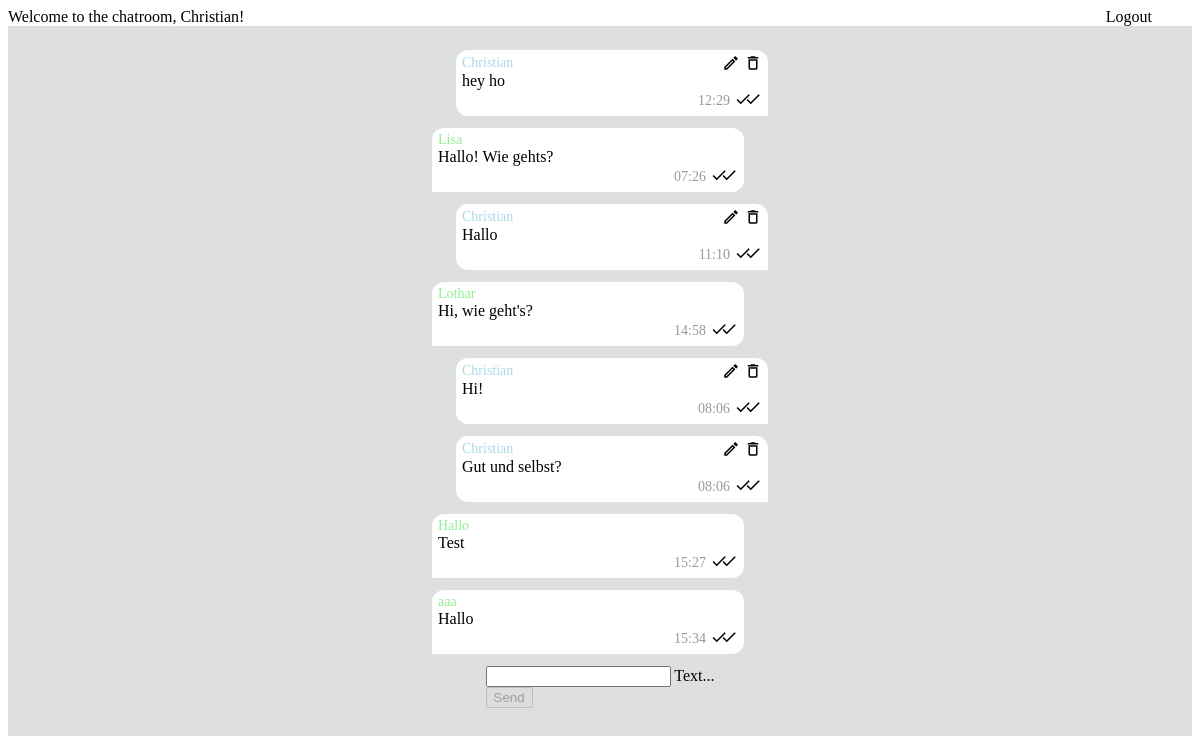
Page /chat/ (signed in) on the committed database.
### chat/models.py (models this page shows)
class Message(models.Model):
    text = models.CharField(max_length=500)
    created_at = models.DateTimeField(default=datetime.now)
    chat = models.ForeignKey(Chat, on_delete=models.CASCADE, related_name='chat_message_set', default=None, blank=True, null=True)
    author = models.ForeignKey(settings.AUTH_USER_MODEL, on_delete=models.CASCADE, related_name='author_message_set')
    receiver = models.ForeignKey(settings.AUTH_USER_MODEL, on_delete=models.CASCADE, related_name='receiver_message_set')

### chat/views.py (the view, shortened to what this page needs)
# urls.py: path('', views.index, name='index'),
@login_required(login_url='/login/')
def index(request):
    chatMessages = Message.objects.filter(chat__id=1)
    return render(request, 'chat/index.html', {'messages': chatMessages})

### chat/templates/chat/index.html (shortened to what this page needs)
{% extends "base.html" %}
{% block content %}
    {% load django_material_icons %}
    {% if request.user.is_authenticated %}
        <div id="messageContainer" class="message-container">
            {% for message in messages %}
                <div class="bubble {% if message.author == request.user %}msg-right{% else %}msg-left{% endif %}"
                     id="bubble-{{ message.id }}">
                    <div class="msg-header">
                        <span class="{% if message.author == request.user %}msg-author{% else %}msg-receiver{% endif %}">{{ message.author.first_name }}</span>
                        {% if message.author == request.user %}
                            <div class="msg-edit">
                                <p class="material-icons-outlined msg-icon"
                                   onclick="editMessage({{ message.id }})">edit</p>
                                <p class="material-icons-outlined msg-icon"
                                   onclick="deleteMessage({{ message.id }})">delete</p>
                            </div>
                        {% endif %}
                    </div>
                    <span class="msg-msg" id="message-{{ message.id }}">{{ message.text }}</span>
                    <div class="msg-bottom">
                        <span class="color-gray msg-time">{{ message.created_at|date:'H:i' }}</span>
                        <div class="msg-bottom-check">
                            <p class="material-icons-outlined msg-icon">check</p>
                            <p class="material-icons-outlined msg-icon">check</p>
                        </div>
                    </div>
                </div>
            {% endfor %}
        </div>
        <form onsubmit="sendMessage(); return false;"
              method="post"
              id="messageInput">
            <div class="mdl-textfield mdl-js-textfield mdl-textfield--floating-label">
                <input class="mdl-textfield__input"
                       type="text"
                       id="messageField"
                       name="textmessage" />
                <label class="mdl-textfield__label" for="messageField">Text...</label>
            </div>
            <button class="mdl-button mdl-js-button mdl-button--raised mdl-js-ripple-effect mdl-button--accent"
                    id="postMessageBtn"
                    disabled>Send</button>
        </form>
    {% endif %}
{% endblock content %}

### templates/base.html (shortened to what this page needs)
<!DOCTYPE html>
<html lang="en">
    <head>
        <link rel="stylesheet"
              href="https://code.getmdl.io/1.3.0/material.indigo-blue.min.css" />
        {% load static %}
        <link rel="stylesheet" href={% static 'css/style.css' %}>
        {% load django_material_icons %}
    </head>
    <body>
        <div class="mdl-layout mdl-js-layout mdl-layout--fixed-header">
            <header class="mdl-layout__header">
                <div class="mdl-layout__header-row header">
                    <span class="mdl-layout-title">
                        {% if request.user.is_authenticated %}
                            Welcome to the chatroom, {{ request.user.first_name }}!
                        {% else %}
                            Welcome! Please log in!
                        {% endif %}
                    </span>
                    <div class="header-logout">
                        {% if request.user.is_authenticated %}
                            <p class="c-pointer" onclick="logout()">Logout</p>
                        {% endif %}
                    </div>
                </div>
            </header>
            <main class="mdl-layout__content pos-rel">
                <div class="page-content" id="pageContent">
                    {% block content %}
                    {% endblock content %}
                </div>
            </main>
        </div>
    </body>
</html>

### static/css/style.css (style rules this page uses)
body { line-height: unset !important; font-size: 16px !important; }
.page-content { background-color: #dddfe1; padding: 24px; min-height: 100vh; }
.material-icons-outlined { margin: 0 !important; line-height: unset !important; }
.c-pointer { cursor: pointer; margin: unset !important; padding-right: 40px; }
.pos-rel { position: relative; }
.page-content { display: flex; flex-direction: column; align-items: center; box-sizing: border-box; }
.color-gray { color: rgba(0, 0, 0, 0.4); }
.message-container { max-height: calc(100% - 56px); overflow-y: auto; box-sizing: border-box; }
.bubble { display: flex; flex-direction: column; background-color: white; width: 300px; margin-bottom: 12px; padding: 4px 6px; }
.msg-left { border-radius: 12px 12px 12px 0; margin-right: 24px; }
.msg-right { border-radius: 12px 12px 0 12px; margin-left: 24px; }
.msg-author { color: lightblue; font-size: 14px; }
.msg-receiver { color: lightgreen; font-size: 14px; }
.msg-bottom { display: flex; justify-content: flex-end; align-items: center; gap: 4px; }
.msg-bottom-check p:last-child { margin-left: -12px !important; }
.msg-time { font-size: 14px; color: rgba(0, 0, 0, 0.4); text-align: right; }
.msg-icon { font-size: 18px; }
.msg-header { display: flex; justify-content: space-between; align-items: center; }
.msg-edit { display: flex; align-items: center; gap: 4px; font-size: 18px; }
.msg-edit p { cursor: pointer; }
.header { display: flex; justify-content: space-between; align-items: center; }

### rows in the picture
Message: author.first_name "Christian", text "hey ho", created_at "12:29"
Message: author.first_name "Lisa", text "Hallo! Wie gehts?", created_at "07:26"
Message: author.first_name "Christian", text "Hallo", created_at "11:10"
Message: author.first_name "Lothar", text "Hi, wie geht's?", created_at "14:58"
Message: author.first_name "Christian", text "Hi!", created_at "08:06"
Message: author.first_name "Christian", text "Gut und selbst?", created_at "08:06"
Message: author.first_name "Hallo", text "Test", created_at "15:27"
Message: author.first_name "aaa", text "Hallo", created_at "15:34"

### other values in the picture
{{ request.user.first_name }} "Christian"
